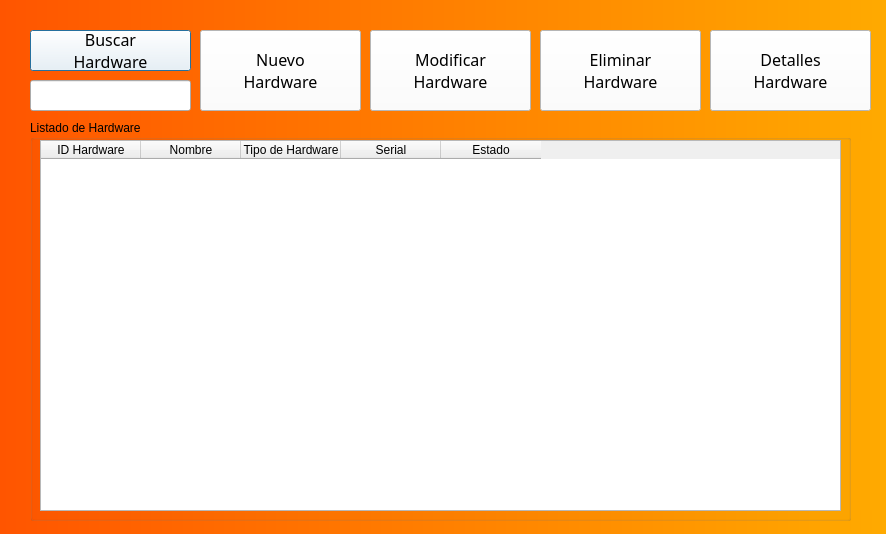
<?xml version="1.0" encoding="UTF-8"?>
<ui version="4.0">
 <class>Dialog</class>
 <widget class="QDialog" name="Dialog">
  <property name="geometry">
   <rect>
    <x>0</x>
    <y>0</y>
    <width>886</width>
    <height>534</height>
   </rect>
  </property>
  <property name="windowTitle">
   <string>Dialog</string>
  </property>
  <property name="styleSheet">
   <string notr="true">
QDialog{
    color: rgba(255, 255, 255, 10) ;
	background-color: qlineargradient(spread:reflect, x1:0, y1:0, x2:1, y2:0, stop:0 rgba(255, 85, 0, 255), stop:1 rgba(255, 170, 0, 255));
	opacity:80;
	position: relative;
    background-position: center;
    background-repeat: no-repeat;
    
}
QPushButton {
 background-color: white;
 color: black;
font-family:Bodoni MT;
font-size: 16px;
}</string>
  </property>
  <widget class="QPushButton" name="Buscar">
   <property name="geometry">
    <rect>
     <x>30</x>
     <y>30</y>
     <width>161</width>
     <height>41</height>
    </rect>
   </property>
   <property name="font">
    <font>
     <family>Bodoni MT</family>
     <pointsize>-1</pointsize>
    </font>
   </property>
   <property name="text">
    <string>Buscar
Hardware</string>
   </property>
  </widget>
  <widget class="QPushButton" name="NuevoHardware">
   <property name="geometry">
    <rect>
     <x>200</x>
     <y>30</y>
     <width>161</width>
     <height>81</height>
    </rect>
   </property>
   <property name="font">
    <font>
     <family>Bodoni MT</family>
     <pointsize>-1</pointsize>
    </font>
   </property>
   <property name="text">
    <string>Nuevo
Hardware</string>
   </property>
  </widget>
  <widget class="QPushButton" name="ModificarHardware">
   <property name="geometry">
    <rect>
     <x>370</x>
     <y>30</y>
     <width>161</width>
     <height>81</height>
    </rect>
   </property>
   <property name="font">
    <font>
     <family>Bodoni MT</family>
     <pointsize>-1</pointsize>
    </font>
   </property>
   <property name="text">
    <string>Modificar
Hardware</string>
   </property>
  </widget>
  <widget class="QPushButton" name="EliminarHardware">
   <property name="geometry">
    <rect>
     <x>540</x>
     <y>30</y>
     <width>161</width>
     <height>81</height>
    </rect>
   </property>
   <property name="font">
    <font>
     <family>Bodoni MT</family>
     <pointsize>-1</pointsize>
    </font>
   </property>
   <property name="text">
    <string>Eliminar
Hardware</string>
   </property>
  </widget>
  <widget class="QLineEdit" name="BuscarID">
   <property name="geometry">
    <rect>
     <x>30</x>
     <y>80</y>
     <width>161</width>
     <height>31</height>
    </rect>
   </property>
   <property name="font">
    <font>
     <pointsize>12</pointsize>
    </font>
   </property>
   <property name="inputMethodHints">
    <set>Qt::ImhDigitsOnly|Qt::ImhUrlCharactersOnly</set>
   </property>
  </widget>
  <widget class="QGroupBox" name="groupBox">
   <property name="geometry">
    <rect>
     <x>30</x>
     <y>120</y>
     <width>821</width>
     <height>401</height>
    </rect>
   </property>
   <property name="title">
    <string>Listado de Hardware</string>
   </property>
   <widget class="QTableWidget" name="TablaHardware">
    <property name="geometry">
     <rect>
      <x>10</x>
      <y>20</y>
      <width>801</width>
      <height>371</height>
     </rect>
    </property>
    <column>
     <property name="text">
      <string>ID Hardware</string>
     </property>
    </column>
    <column>
     <property name="text">
      <string>Nombre</string>
     </property>
    </column>
    <column>
     <property name="text">
      <string>Tipo de Hardware</string>
     </property>
    </column>
    <column>
     <property name="text">
      <string>Serial</string>
     </property>
    </column>
    <column>
     <property name="text">
      <string>Estado</string>
     </property>
    </column>
   </widget>
  </widget>
  <widget class="QPushButton" name="DetallesHardware">
   <property name="geometry">
    <rect>
     <x>710</x>
     <y>30</y>
     <width>161</width>
     <height>81</height>
    </rect>
   </property>
   <property name="font">
    <font>
     <family>Bodoni MT</family>
     <pointsize>-1</pointsize>
    </font>
   </property>
   <property name="text">
    <string>Detalles 
Hardware</string>
   </property>
  </widget>
 </widget>
 <resources/>
 <connections/>
</ui>
